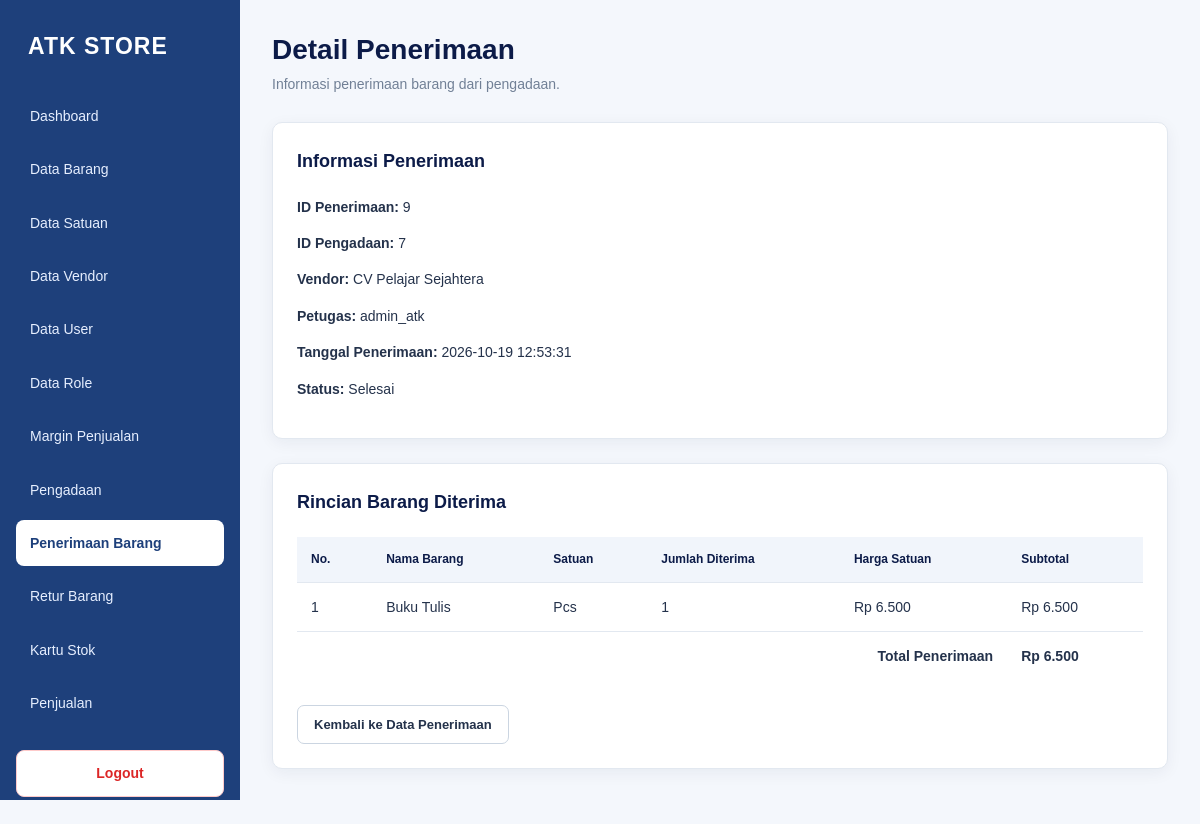
Screenshot of /detail_penerimaan.php?id=9 (signed in) with the database file from the repository.
### tables this page shows
CREATE TABLE `penerimaan` (
  `idpenerimaan` bigint(20) NOT NULL,
  `created_at` timestamp NOT NULL DEFAULT current_timestamp(),
  `status` char(1) NOT NULL,
  `idpengadaan` bigint(20) NOT NULL,
  `iduser` int(11) NOT NULL
);

CREATE TABLE `vendor` (
  `idvendor` int(11) NOT NULL,
  `nama_vendor` varchar(100) DEFAULT NULL,
  `badan_hukum` char(1) DEFAULT NULL,
  `status` char(1) DEFAULT NULL
);

CREATE TABLE `user` (
  `iduser` int(11) NOT NULL,
  `username` varchar(45) DEFAULT NULL,
  `password` varchar(100) DEFAULT NULL,
  `idrole` int(11) DEFAULT NULL
);

CREATE TABLE `detail_penerimaan` (
  `iddetail_penerimaan` bigint(20) NOT NULL,
  `idpenerimaan` bigint(20) NOT NULL,
  `barang_idbarang` int(11) NOT NULL,
  `jumlah_terima` int(11) NOT NULL,
  `harga_satuan_terima` int(11) NOT NULL,
  `sub_total_terima` int(11) NOT NULL
);

CREATE TABLE `barang` (
  `idbarang` int(11) NOT NULL,
  `jenis` char(1) DEFAULT NULL,
  `nama` varchar(45) DEFAULT NULL,
  `idsatuan` int(11) DEFAULT NULL,
  `status` tinyint(4) DEFAULT NULL,
  `harga` int(11) DEFAULT NULL
);

CREATE TABLE `satuan` (
  `idsatuan` int(11) NOT NULL,
  `nama_satuan` varchar(45) DEFAULT NULL,
  `status` tinyint(4) DEFAULT NULL
);

### detail_penerimaan.php (the view, shortened to what this page needs)
<?php
require 'config/database.php';
$pesanError = '';
$dataPenerimaan = null;
$detailBarang = [];
$idpenerimaan = filter_input(
    INPUT_GET,
    'id',
    FILTER_VALIDATE_INT
);
try {
    $stmt = $pdo->prepare("
        SELECT
            p.idpenerimaan,
            p.created_at,
            p.status,
            p.idpengadaan,
            u.username,
            v.nama_vendor,
            fn_total_penerimaan(p.idpenerimaan) AS total_penerimaan
        FROM penerimaan AS p
        LEFT JOIN `user` AS u
            ON u.iduser = p.iduser
        LEFT JOIN pengadaan AS pg
            ON pg.idpengadaan = p.idpengadaan
        LEFT JOIN vendor AS v
            ON v.idvendor = pg.vendor_idvendor
        WHERE p.idpenerimaan = ?
    ");
    $stmt->execute([$idpenerimaan]);
    $dataPenerimaan = $stmt->fetch(PDO::FETCH_ASSOC);
    $stmtDetail = $pdo->prepare(
        "CALL sp_detail_penerimaan(?)"
    );
    $stmtDetail->execute([$idpenerimaan]);
    $detailBarang = $stmtDetail->fetchAll(PDO::FETCH_ASSOC);
} catch (Throwable $e) {
    $pesanError = $e instanceof PDOException
        ? 'Data penerimaan gagal dimuat. Periksa database.'
        : $e->getMessage();
}
function rupiahPenerimaan($nilai)
{
    return 'Rp ' . number_format(
        (float) $nilai,
        0,
        ',',
        '.'
    );
}
function statusPenerimaanDetail($status)
{
    $status = (string) $status;
    if ($status === '1') {
        return 'Selesai';
    }
    return 'Status ' . $status;
}
?>
<!DOCTYPE html>
<html lang="id">
<head>
    <link rel="stylesheet" href="assets/style.css?v=115">
</head>
<body>
<?php require 'includes/sidebar.php'; ?>
<main class="main-content">
    <header class="page-header">
        <div>
            <h1>Detail Penerimaan</h1>
            <p>Informasi penerimaan barang dari pengadaan.</p>
        </div>
    </header>
    <?php if ($pesanError !== ''): ?>
        <div class="alert alert-error">
            <?= htmlspecialchars(
                $pesanError,
                ENT_QUOTES,
                'UTF-8'
            ) ?>
        </div>
        <a href="data_penerimaan.php" class="btn btn-secondary">
            Kembali ke Data Penerimaan
        </a>
    <?php elseif ($dataPenerimaan): ?>
        <section class="card">
            <div class="card-header">
                <h2>Informasi Penerimaan</h2>
            </div>
            <div class="info-pengadaan">
                <p>
                    <strong>ID Penerimaan:</strong>
                    <?= (int) $dataPenerimaan['idpenerimaan'] ?>
                </p>
                <p>
                    <strong>ID Pengadaan:</strong>
                    <?= (int) $dataPenerimaan['idpengadaan'] ?>
                </p>
                <p>
                    <strong>Vendor:</strong>
                    <?= htmlspecialchars(
                        $dataPenerimaan['nama_vendor'] ?? '-',
                        ENT_QUOTES,
                        'UTF-8'
                    ) ?>
                </p>
                <p>
                    <strong>Petugas:</strong>
                    <?= htmlspecialchars(
                        $dataPenerimaan['username'] ?? '-',
                        ENT_QUOTES,
                        'UTF-8'
                    ) ?>
                </p>
                <p>
                    <strong>Tanggal Penerimaan:</strong>
                    <?= htmlspecialchars(
                        $dataPenerimaan['created_at'] ?? '-',
                        ENT_QUOTES,
                        'UTF-8'
                    ) ?>
                </p>
                <p>
                    <strong>Status:</strong>
                    <?= htmlspecialchars(
                        statusPenerimaanDetail(
                            $dataPenerimaan['status']
                        ),
                        ENT_QUOTES,
                        'UTF-8'
                    ) ?>
                </p>
            </div>
        </section>
        <section class="card">
            <div class="card-header">
                <h2>Rincian Barang Diterima</h2>
            </div>
            <div class="table-responsive">
                <table>
                    <thead>
                        <tr>
                            <th>No.</th>
                            <th>Nama Barang</th>
                            <th>Satuan</th>
                            <th>Jumlah Diterima</th>
                            <th>Harga Satuan</th>
                            <th>Subtotal</th>
                        </tr>
                    </thead>
                    <tbody>
                        <?php if (!empty($detailBarang)): ?>
                            <?php foreach ($detailBarang as $i => $barang): ?>
                                <tr>
                                    <td><?= $i + 1 ?></td>
                                    <td>
                                        <?= htmlspecialchars(
                                            $barang['nama_barang'] ?? '-',
                                            ENT_QUOTES,
                                            'UTF-8'
                                        ) ?>
                                    </td>
                                    <td>
                                        <?= htmlspecialchars(
                                            $barang['nama_satuan'] ?? '-',
                                            ENT_QUOTES,
                                            'UTF-8'
                                        ) ?>
                                    </td>
                                    <td>
                                        <?= (int) $barang['jumlah_terima'] ?>
                                    </td>
                                    <td>
                                        <?= rupiahPenerimaan(
                                            $barang['harga_satuan_terima']
                                        ) ?>
                                    </td>
                                    <td>
                                        <?= rupiahPenerimaan(
                                            $barang['sub_total_terima']
                                        ) ?>
                                    </td>
                                </tr>
                            <?php endforeach; ?>
                            <tr>
                                <td colspan="5" style="text-align: right;">
                                    <strong>Total Penerimaan</strong>
                                </td>
                                <td>
                                    <strong>
                                        <?= rupiahPenerimaan(
                                            $dataPenerimaan['total_penerimaan']
                                        ) ?>
                                    </strong>
                                </td>
                            </tr>
                        <?php endif; ?>
                    </tbody>
                </table>
            </div>
            <div class="form-actions">
                <a
                    href="data_penerimaan.php"
                    class="btn btn-secondary"
                >
                    Kembali ke Data Penerimaan
                </a>
            </div>
        </section>
    <?php endif; ?>
</main>
</body>
</html>

### assets/style.css (style rules this page uses)
:root { --navy: #0c1b48; --sidebar: #1e407b; --sidebar-hover: #2f5fa5; --primary: #1677ff; --primary-hover: #0f5fd1; --background: #f4f7fc; --white: #ffffff; --text: #24324b; --muted: #718096; --border: #e2e8f0; --danger: #dc2626; --danger-hover: #b91c1c; --radius: 10px; --shadow: 0 4px 16px rgba(12, 27, 72, 0.06); }
* { box-sizing: border-box; }
html { min-height: 100%; }
body { margin: 0; font-family: Arial, Helvetica, sans-serif; font-size: 14px; line-height: 1.6; color: var(--text); background: var(--background); }
a { color: inherit; text-decoration: none; }
.main-content { min-height: 100vh; margin-left: 240px; padding: 32px; }
.page-header { display: flex; justify-content: space-between; align-items: center; gap: 20px; margin-bottom: 26px; }
.page-header h1 { margin: 0 0 5px; color: var(--navy); font-size: 28px; font-weight: 750; line-height: 1.3; }
.page-header p { margin: 0; color: var(--muted); font-size: 14px; }
.card { margin-bottom: 24px; padding: 24px; background: var(--white); border: 1px solid var(--border); border-radius: var(--radius); box-shadow: var(--shadow); }
.card-header { display: flex; justify-content: space-between; align-items: center; gap: 16px; margin-bottom: 20px; }
.card-header h2 { margin: 0; color: var(--navy); font-size: 18px; font-weight: 700; }
.btn { display: inline-flex; justify-content: center; align-items: center; gap: 6px; padding: 9px 16px; border: 1px solid transparent; border-radius: 7px; cursor: pointer; font-size: 13px; font-weight: 700; line-height: 1.5; text-align: center; white-space: nowrap; transition: background 0.2s ease, border-color 0.2s ease; }
.btn-secondary { color: var(--text); background: var(--white); border-color: #cbd5e1; }
.table-responsive { width: 100%; overflow-x: auto; }
table { width: 100%; border-collapse: collapse; background: var(--white); }
thead { background: #f1f5fb; }
th { padding: 13px 14px; color: var(--navy); border-bottom: 1px solid var(--border); font-size: 12px; font-weight: 800; text-align: left; white-space: nowrap; }
td { padding: 13px 14px; color: var(--text); border-bottom: 1px solid var(--border); vertical-align: middle; }
tbody tr:last-child td { border-bottom: none; }
.form-actions { display: flex; align-items: center; flex-wrap: wrap; gap: 10px; margin-top: 24px; }
.form-actions .btn { min-width: 90px; }

### rows the page displays
penerimaan: idpenerimaan "9", idpengadaan "7", vendor.nama_vendor "CV Pelajar Sejahtera", iduser.username "admin_atk", created_at "2026-10-19 12:53:31", status "Selesai"
detail_penerimaan: barang_idbarang.nama "Buku Tulis", satuan.nama_satuan "Pcs", jumlah_terima "1", harga_satuan_terima "Rp 6.500", sub_total_terima "Rp 6.500"
